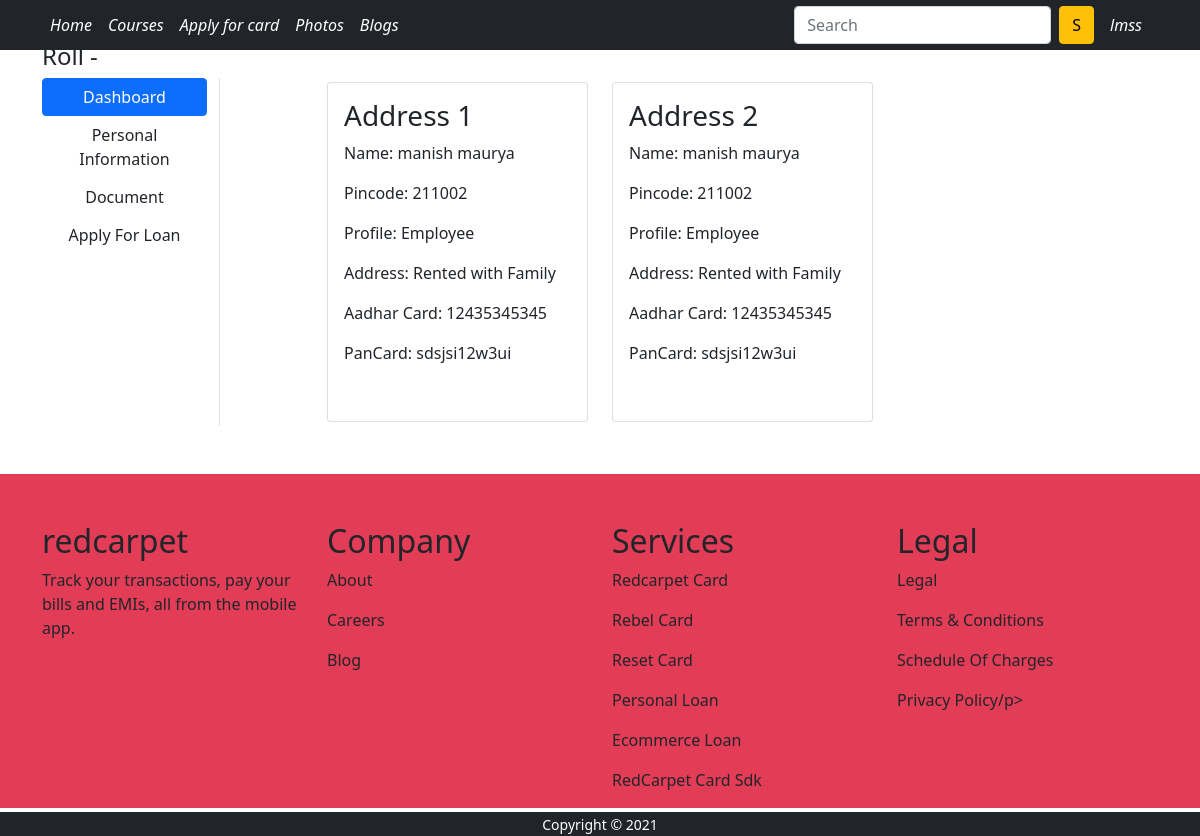
The app's page /Dashboard/ (signed in) with its own data.
### customer/models.py (models this page shows, shortened)
class Personal_Information(models.Model):
    user = models.ForeignKey(User, on_delete=models.CASCADE)
    Full_Name = models.CharField(max_length=30)
    Mother_Name =models.CharField(max_length=20,null=True)
    DOB = models.DateField(max_length=8,null=True)
    Age = models.IntegerField(null=True)
    Pin_code = models.PositiveIntegerField()
    Work_Type = models.CharField(max_length=20, choices=WORKTYPE_CHOICE)
    Address_Type = models.CharField(max_length=50, choices=ADDRESS_CHOICE)
    Aadhar_Card_Number = models.PositiveBigIntegerField()
    Pan_Card_Number = models.CharField(max_length=16)

### customer/views.py (the view)
# urls.py: path('Dashboard/', views.dashboard, name='dashboard'),
def dashboard(request):
    dash = Personal_Information.objects.filter(user=request.user)
    return render(request, 'customer/dashboard.html',{'dash':dash, 'active':'btn-primary'})

### customer/templates/customer/dashboard.html (shortened to what this page needs)
{% extends 'adminss/base.html' %}
{% load crispy_forms_tags %}
{% load static %}
{% block content %}
<div class="container">
<div class="row">
        <div><h3>Welcome {{request.user}}</h3>
            <h4>Roll - {{request.user.Roles.category}}</h4></div><br>
            <div class="col-sm-2 border-end">
                <ul class="list-unstyled">
                    <li class="d-grid"><a href="{% url 'dashboard' %}" class="btn {{ active }} ">Dashboard</a></li>
                    <li class="d-grid"><a href="{% url 'personalinformation' %}" class="btn">Personal Information</a></li>
                    <li class="d-grid"><a href="{% url 'docs' %}" class="btn">Document</a></li>
                    <li class="d-grid"><a href="{% url 'loan' %}" class="btn  ">Apply For Loan</a></li>
                </ul>
            </div>
        <div class="col-sm-9 offset-sm-1">
        <div class="row">
            {% for db in dash %}
            <div class="col-sm-4 my-1">
             <div class="card" >
              <div class="card-body">
               <h3>Address {{forloop.counter}}</h3>
               <p>Name: {{db.Full_Name}}</p>
               <p>Pincode: {{db.Pin_code}}</p>
               <p>Profile: {{db.Work_Type}}</p>
               <p>Address: {{db.Address_Type}}</p>
               <p>Aadhar Card: {{db.Aadhar_Card_Number}}</p>
               <p>PanCard: {{db.Pan_Card_Number}}</p>
                <br>
              </div>
             </div>
            </div>
        {% endfor %}
</div>
</div>
</div>
</div>
{% endblock content %}

### adminss/templates/adminss/base.html (shortened to what this page needs)
<!doctype html>
{% load static %}
<html lang="en">
  <head>
    <link href="https://cdn.jsdelivr.net/npm/bootstrap@5.0.0-beta1/dist/css/bootstrap.min.css" rel="stylesheet">
    <link rel="stylesheet" href="{% static 'adminss/css/owl.carousel.min.css' %}">
    <link rel="stylesheet" href="{% static 'adminss/css/all.min.css' %}">
    <link rel="stylesheet" href="{% static 'adminss/css/style.css' %}">
    <link rel="stylesheet" href="{% static 'adminss/css/custom.css' %}">
  </head>
  <body>
    <nav class="navbar fixed-top navbar-expand-lg bg-dark scrolling-navbar" >
        <div class="container">
          <div class="collapse navbar-collapse" id="navbarSupportedContent">
            <ul class="navbar-nav me-auto mb-2 mb-lg-0">
              <li class="nav-item">
                <a class="nav-link active" aria-current="page" href="/">Home</a>
              </li>
              <li class="nav-item dropdown">
               <a class="nav-link text-white" href="#" id="electronicsDropdown" role="button" data-bs-toggle="dropdown" aria-expanded="false">
                 Courses
               </a>
             </li>
             <li class="nav-item ">
              <a class="nav-link active text-white" aria-current="page" href="{% url 'loan' %}">Apply for card</a>
            </li>
             <li class="nav-item">
               <a class="nav-link active" aria-current="page" href="/">Photos</a>
             </li>
             <li class="nav-item">
               <a class="nav-link active" aria-current="page" href="/">Blogs</a>
             </li>
            </ul>
            <form class="d-flex">
              <input class="form-control me-2" type="search" placeholder="Search" aria-label="Search">
              <button class="btn btn-warning" type="submit">S</button>
            </form>
            <div>
             <ul class="navbar-nav me-auto mb-2 mb-lg-0">
              {% if request.user.is_authenticated %}
              <li class="nav-item dropdown mx-2">
                 <a class="nav-link text-white" href="#" id="profileDropdown" role="button" data-bs-toggle="dropdown" aria-expanded="false">
                  {{request.user.username}}
                 </a>
               </li>
              {% endif %}
             </ul>
            </div>
          </div>
        </div>
       </nav>
{% block content %}  {% endblock content %}
<div class="jumbotron" style="background-color: rgb(226, 60, 87);">
  <div class="container mt-5">
    <div class="row">
      <div class="col-lg-3 pt-5" style="padding-top: 30x;">
        <h2>redcarpet</h2>
        <p>Track your transactions, pay your bills and EMIs, all from the mobile app.</p>
      </div>
      <div class="col-lg-3 pt-5">
        <h2>Company</h2>
        <p>About</p>
        <p>Careers</p>
        <p>Blog</p>
      </div>
      <div class="col-lg-3 pt-5">
        <h2>Services</h2>
        <p>Redcarpet Card</p>
        <p>Rebel Card</p>
        <p>Reset Card</p>
        <p>Personal Loan</p>
        <p>Ecommerce Loan</p>
        <p>RedCarpet Card Sdk</p>
      </div>
      <div class="col-lg-3 pt-5">
        <h2>Legal</h2>
        <p>Legal</p>
        <p>Terms & Conditions</p>
        <p>Schedule Of Charges</p>
        <p>Privacy Policy/p>
      </div>
    </div>
  </div>
</div>
<footer class="container-fluid bg-dark text-center mt-1">
  <small class="text-white">Copyright &copy; 2021  </small>
</footer>
  </body>
</html>

### adminss/static/adminss/css/custom.css (style rules this page uses)
.navbar { height: 6%; background-color: rgb(194, 151, 235); font-style: oblique; }
div a { text-decoration: none; color: white; display:inline-block; }
ul { display: inline; margin: 0; padding: 0; }
ul li { display: inline-block; }

### records on screen
Personal_Information: Full_Name "manish maurya", Pin_code "211002", Work_Type "Employee", Address_Type "Rented with Family", Aadhar_Card_Number "12435345345", Pan_Card_Number "sdsjsi12w3ui"
Personal_Information: Full_Name "manish maurya", Pin_code "211002", Work_Type "Employee", Address_Type "Rented with Family", Aadhar_Card_Number "12435345345", Pan_Card_Number "sdsjsi12w3ui"

### other values on screen
{{ request.user.username }} "lmss"
